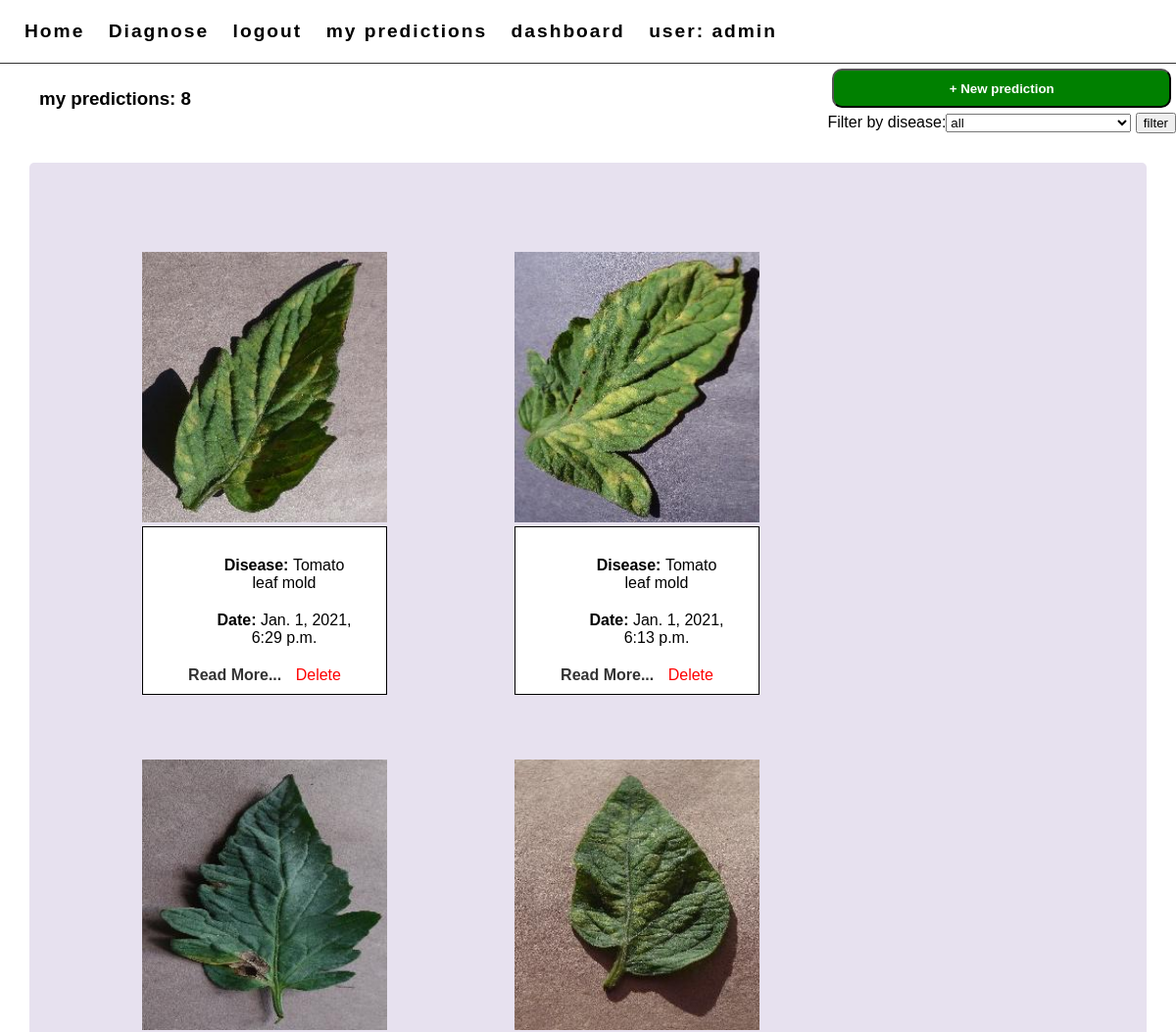
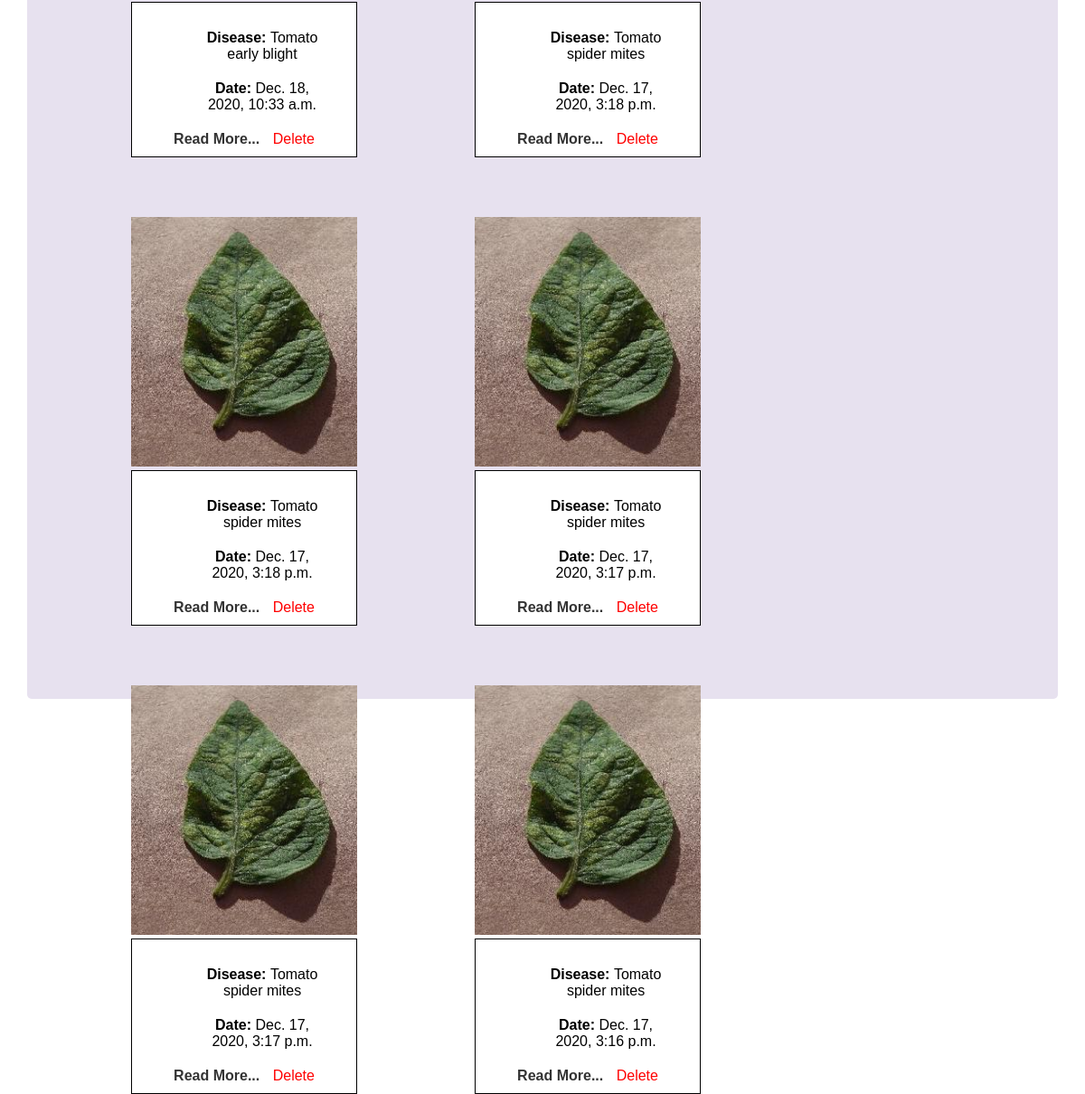
/diagnose/predictions/ (signed in), run on the app's committed database (2 pictures, top to bottom).
### accounts/models.py (models this page shows)
class User(AbstractUser):
    phone_number = models.CharField(max_length=10)

### diagnose/models.py (models this page shows, shortened)
class Prediction(models.Model):
    image= models.OneToOneField(ImageModel,on_delete=models.CASCADE,null=True)
    user= models.ForeignKey(User,default=1, on_delete=models.CASCADE)
    disease = models.ForeignKey(Disease,on_delete=models.CASCADE)
    time= models.DateTimeField(auto_now_add=True, blank=True)

class ImageModel(models.Model):
    imagefile=models.ImageField(upload_to='pestisides/', null=True, verbose_name="")

class Disease(models.Model):
    name=models.CharField(max_length=100)
    description=models.CharField(max_length=50000)
    symptoms=models.CharField(max_length=50000,default="symptom1.symptom2")
    def __str__(self):
        return self.name

### diagnose/views.py (the view, shortened to what this page needs)
# urls.py: path('predictions/',views.predictions.as_view(),name="predictions"),
class predictions(View):
    def get(self,request):
        user = request.user
        prediction_info=Prediction.objects.filter(user=user).order_by('time').reverse()
        isadmin=False
        if user.username == 'admin':
            isadmin=True;
        else:
            isadmin=False;
        totals=prediction_info.count()
        diseases=[p.disease for p in prediction_info]
        image=[p.image for p in prediction_info]
        disease_list=set(diseases)
        pestisides=Pestiside.objects.all()
        suggestions=[Pestiside.objects.filter(disease__name=d.name) for d in diseases]
        form = FilterForm()
        context={'diseases': diseases,'form': form,'disease_list':disease_list,'images':image,'sugestions':suggestions,'predictions':prediction_info,'total':totals,'user':user,'admin':isadmin}
        return render(request,'diagnose/userbase.html',context)

### diagnose/forms.py
class FilterForm(forms.Form):
    selected= forms.CharField(label='Filter by disease', widget=forms.Select(choices=DISEASE_CHOICES))

### diagnose/templates/diagnose/userbase.html (shortened to what this page needs)
{% load static %}
<!DOCTYPE html>
<html>
<head>
	<link rel="stylesheet" type="text/css" href="{% static 'CSS/userbase.css' %}">
</head>
<body>
	<main>
		<div class="header">
			<ul>
				<li><a href="{% url 'accounts:home' %}">Home</a></li>
						<li><a href="{% url 'diagnose:upload' %}">Diagnose</a></li>
						<li><a href="{% url 'accounts:logout' %}">logout</a></li>
						<li><a href="{% url 'diagnose:predictions' %}">my predictions</a></li>
						{% if admin %}
						<li><a href="{% url 'diagnose:dashpestisides' %}">dashboard </a></li>
				        {% endif %}
  	<li><a href="{% url 'diagnose:profile' %}"> user: {{user.username}}</a></li>
			</ul>
		</div>
		{% block content %}
		<div class="container">
			   <div class="flex-item  top">
						<h3 class="content-title">my predictions: {{total}}</h3>
					<section class="container">
<button><a href="{% url 'diagnose:upload' %}">+ New prediction</a></button>
<div class="dropdown">
  	<form action=" " method="POST">
      {{form}}
    <input type="submit" name="filter" value="filter">
</form>
  </div>
				</div>
				<div class="flex-item main-content">
					{% if predictions %}
				    {% for p in predictions %}
								<ul>
						<li>
							<div class="card">
								<div class="image-card">
									<img src='{{ p.image.imagefile.url }}' height="276px" width="250px">
								</div>
								<div class="content">
									<ul>
										<li><strong>Disease: </strong>{{p.disease}}</li>
									    <li><strong>Date: </strong>{{p.time}}</li>
									</ul>
									<a class="read-more" href="{% url 'diagnose:prediction' p.id %}" style="color:#333"><strong>Read More...</strong></a>
									<a class="read-more  delete" href="{% url 'diagnose:delete_prediction' p.id %}" style="color:red";>Delete</a>
								</div>
						    </div>
						</li>
					</ul>
                    {% endfor %}
                    {% else %}
                                        <H1>no predictions</H1>
                                        {% endif %}
				</div>
		</div>
		{% endblock %}
	</main>
</body>
</html>

### static/CSS/userbase.css (style rules this page uses)
body { margin:0; padding: 0; font-family: sans-serif; height:100vh; }
.header { width: 100%; background: #fff; border-bottom: 1px solid #333; }
.header ul { right: 0; top: 0; padding:5px; }
li a { list-style: none; color:#000; }
.header ul li { list-style: none; display: inline-block; }
.header ul li a { height: 100%; font-size: 1.2em; display: block; letter-spacing: 2px; text-decoration: none; color: #000; font-weight: bold; margin-left: 20px; transition: all ease 0.3s; }
.container { display: flex; flex-direction: column; height: 200%; }
.flex-item { display: flex; flex-direction: row; }
.top { width:100%; justify-content: space-between; align-items: center; }
.top button a { text-decoration: none; font-weight: bold; color: #fff; }
.top button { background: green; border-radius: 10px; height: 40px; margin:5px; }
.top .content-title { margin-left: 40px; }
.main-content { margin:30px; padding: 30px; justify-content: flex-start; background: #e7e1ef; height: 200vh; flex-wrap: wrap; border-radius: 5px; }
.main-content ul li { display: inline-block; list-style: none; margin:20px; }
.card { background: #fff; width: 250px; height: 200px; margin:25px; }
.card img { margin: 0; width: 100%; }
.content { padding: 10px; background: #fff; text-align: center; border:1px solid #000; }
.content ul { right: 0%; }
.content ul li { display:block; list-style: none; }
.read-more { border-radius: 5px; list-style: none; text-decoration: none; padding: 5px; color:blue; }
.delete { font-weight: 200px; color:red; }

### data on the page
User: username "admin"
Prediction: image.imagefile (picture), disease "Tomato leaf mold", time "Jan. 1, 2021, 6:29 p.m."
Prediction: image.imagefile (picture), disease "Tomato leaf mold", time "Jan. 1, 2021, 6:13 p.m."
Prediction: image.imagefile (picture), disease "Tomato early blight", time "Dec. 18, 2020, 10:33 a.m."
Prediction: image.imagefile (picture), disease "Tomato spider mites", time "Dec. 17, 2020, 3:18 p.m."
Prediction: image.imagefile (picture), disease "Tomato spider mites", time "Dec. 17, 2020, 3:18 p.m."
Prediction: image.imagefile (picture), disease "Tomato spider mites", time "Dec. 17, 2020, 3:17 p.m."
Prediction: image.imagefile (picture), disease "Tomato spider mites", time "Dec. 17, 2020, 3:17 p.m."
Prediction: image.imagefile (picture), disease "Tomato spider mites", time "Dec. 17, 2020, 3:16 p.m."

### other printed values
{{ total }} "8"
